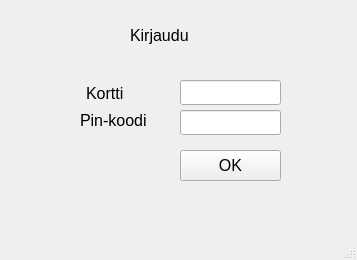
<?xml version="1.0" encoding="UTF-8"?>
<ui version="4.0">
 <class>MainWindow</class>
 <widget class="QMainWindow" name="MainWindow">
  <property name="geometry">
   <rect>
    <x>0</x>
    <y>0</y>
    <width>357</width>
    <height>260</height>
   </rect>
  </property>
  <property name="windowTitle">
   <string>MainWindow</string>
  </property>
  <widget class="QWidget" name="centralwidget">
   <widget class="QLabel" name="labelInfo">
    <property name="geometry">
     <rect>
      <x>570</x>
      <y>490</y>
      <width>211</width>
      <height>31</height>
     </rect>
    </property>
    <property name="font">
     <font>
      <pointsize>12</pointsize>
     </font>
    </property>
    <property name="text">
     <string/>
    </property>
   </widget>
   <widget class="QLineEdit" name="lineEditUsername">
    <property name="geometry">
     <rect>
      <x>180</x>
      <y>80</y>
      <width>101</width>
      <height>25</height>
     </rect>
    </property>
    <property name="font">
     <font>
      <pointsize>12</pointsize>
     </font>
    </property>
   </widget>
   <widget class="QLabel" name="label_12">
    <property name="geometry">
     <rect>
      <x>86</x>
      <y>83</y>
      <width>71</width>
      <height>20</height>
     </rect>
    </property>
    <property name="font">
     <font>
      <pointsize>12</pointsize>
     </font>
    </property>
    <property name="text">
     <string>Kortti</string>
    </property>
   </widget>
   <widget class="QLabel" name="labelLoginTest">
    <property name="geometry">
     <rect>
      <x>70</x>
      <y>210</y>
      <width>231</width>
      <height>31</height>
     </rect>
    </property>
    <property name="font">
     <font>
      <pointsize>12</pointsize>
     </font>
    </property>
    <property name="text">
     <string/>
    </property>
   </widget>
   <widget class="QLabel" name="label_10">
    <property name="geometry">
     <rect>
      <x>130</x>
      <y>20</y>
      <width>71</width>
      <height>31</height>
     </rect>
    </property>
    <property name="font">
     <font>
      <pointsize>12</pointsize>
     </font>
    </property>
    <property name="text">
     <string>Kirjaudu</string>
    </property>
   </widget>
   <widget class="QPushButton" name="btnLogin">
    <property name="geometry">
     <rect>
      <x>180</x>
      <y>150</y>
      <width>101</width>
      <height>31</height>
     </rect>
    </property>
    <property name="font">
     <font>
      <pointsize>12</pointsize>
     </font>
    </property>
    <property name="text">
     <string>OK</string>
    </property>
   </widget>
   <widget class="QLabel" name="label_13">
    <property name="geometry">
     <rect>
      <x>80</x>
      <y>110</y>
      <width>81</width>
      <height>20</height>
     </rect>
    </property>
    <property name="font">
     <font>
      <pointsize>12</pointsize>
     </font>
    </property>
    <property name="text">
     <string>Pin-koodi</string>
    </property>
   </widget>
   <widget class="QLineEdit" name="lineEditPassword">
    <property name="geometry">
     <rect>
      <x>180</x>
      <y>110</y>
      <width>101</width>
      <height>25</height>
     </rect>
    </property>
    <property name="font">
     <font>
      <pointsize>12</pointsize>
     </font>
    </property>
   </widget>
  </widget>
  <widget class="QMenuBar" name="menubar">
   <property name="geometry">
    <rect>
     <x>0</x>
     <y>0</y>
     <width>357</width>
     <height>21</height>
    </rect>
   </property>
  </widget>
  <widget class="QStatusBar" name="statusbar"/>
 </widget>
 <resources/>
 <connections/>
</ui>
